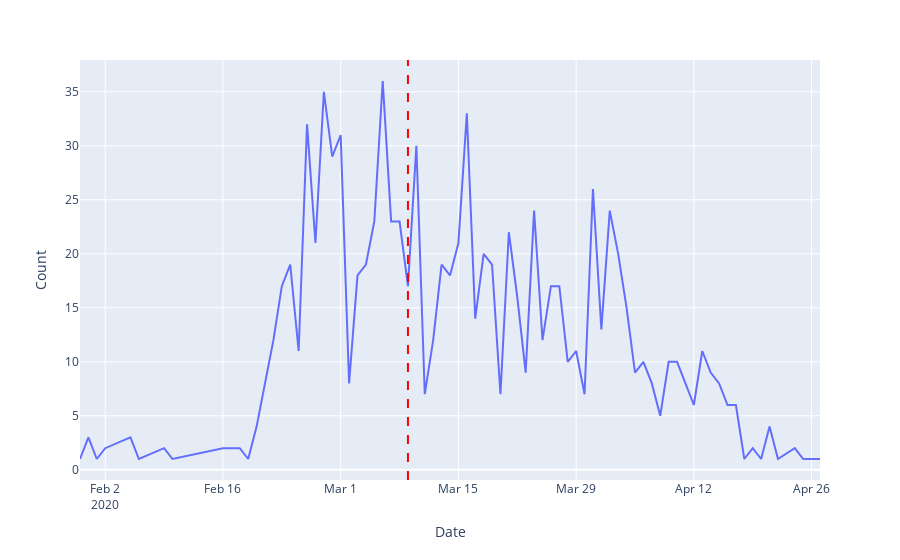

The cell this chart's notebook holds for it:
### Code cell
contact_patient= contact_patient.groupby("confirmed_date")['patient_id'].nunique()
contact_patient = pd.DataFrame(contact_patient)
contact_patient = contact_patient.reset_index()
contact_patient.columns=['Date','Count']

fig = px.line(contact_patient, x='Date', y='Count')
fig.add_vline(x='2020-03-09', line_dash="dash", line_color="red")

### Figure 1 — Plotly figure (JSON) as saved in the notebook; plotly's stock layout.template omitted (floating-point values rounded to 4 significant figures)
{"data": [{"hovertemplate": "Date=%{x}<br>Count=%{y}<extra></extra>", "legendgroup": "", "line": {"color": "#636efa", "dash": "solid"}, "mode": "lines", "name": "", "orientation": "v", "showlegend": false, "type": "scatter", "x": ["2020-01-30T00:00:00", "2020-01-31T00:00:00", "2020-02-01T00:00:00", "2020-02-02T00:00:00", "2020-02-05T00:00:00", "2020-02-06T00:00:00", "2020-02-09T00:00:00", "2020-02-10T00:00:00", "2020-02-16T00:00:00", "2020-02-18T00:00:00", "2020-02-19T00:00:00", "2020-02-20T00:00:00", "2020-02-21T00:00:00", "2020-02-22T00:00:00", "2020-02-23T00:00:00", "2020-02-24T00:00:00", "2020-02-25T00:00:00", "2020-02-26T00:00:00", "2020-02-27T00:00:00", "2020-02-28T00:00:00", "2020-02-29T00:00:00", "2020-03-01T00:00:00", "2020-03-02T00:00:00", "2020-03-03T00:00:00", "2020-03-04T00:00:00", "2020-03-05T00:00:00", "2020-03-06T00:00:00", "2020-03-07T00:00:00", "2020-03-08T00:00:00", "2020-03-09T00:00:00", "2020-03-10T00:00:00", "2020-03-11T00:00:00", "2020-03-12T00:00:00", "2020-03-13T00:00:00", "2020-03-14T00:00:00", "2020-03-15T00:00:00", "2020-03-16T00:00:00", "2020-03-17T00:00:00", "2020-03-18T00:00:00", "2020-03-19T00:00:00", "2020-03-20T00:00:00", "2020-03-21T00:00:00", "2020-03-22T00:00:00", "2020-03-23T00:00:00", "2020-03-24T00:00:00", "2020-03-25T00:00:00", "2020-03-26T00:00:00", "2020-03-27T00:00:00", "2020-03-28T00:00:00", "2020-03-29T00:00:00", "2020-03-30T00:00:00", "2020-03-31T00:00:00", "2020-04-01T00:00:00", "2020-04-02T00:00:00", "2020-04-03T00:00:00", "2020-04-04T00:00:00", "2020-04-05T00:00:00", "2020-04-06T00:00:00", "2020-04-07T00:00:00", "2020-04-08T00:00:00", "2020-04-09T00:00:00", "2020-04-10T00:00:00", "2020-04-11T00:00:00", "2020-04-12T00:00:00", "2020-04-13T00:00:00", "2020-04-14T00:00:00", "2020-04-15T00:00:00", "2020-04-16T00:00:00", "2020-04-17T00:00:00", "2020-04-18T00:00:00", "2020-04-19T00:00:00", "2020-04-20T00:00:00", "2020-04-21T00:00:00", "2020-04-22T00:00:00", "2020-04-24T00:00:00", "2020-04-25T00:00:00", "2020-04-26T00:00:00", "2020-04-27T00:00:00"], "xaxis": "x", "y": [1, 3, 1, 2, 3, 1, 2, 1, 2, 2, 1, 4, 8, 12, 17, 19, 11, 32, 21, 35, 29, 31, 8, 18, 19, 23, 36, 23, 23, 17, 30, 7, 12, 19, 18, 21, 33, 14, 20, 19, 7, 22, 16, 9, 24, 12, 17, 17, 10, 11, 7, 26, 13, 24, 20, 15, 9, 10, 8, 5, 10, 10, 8, 6, 11, 9, 8, 6, 6, 1, 2, 1, 4, 1, 2, 1, 1, 1], "yaxis": "y"}], "layout": {"legend": {"tracegroupgap": 0}, "margin": {"t": 60}, "shapes": [{"line": {"color": "red", "dash": "dash"}, "type": "line", "x0": "2020-03-09", "x1": "2020-03-09", "xref": "x", "y0": 0, "y1": 1, "yref": "y domain"}], "xaxis": {"anchor": "y", "domain": [0, 1], "title": {"text": "Date"}}, "yaxis": {"anchor": "x", "domain": [0, 1], "title": {"text": "Count"}}}}
